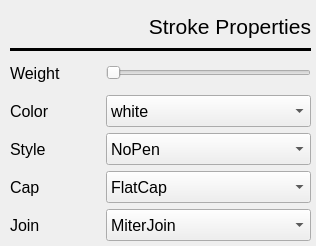
<?xml version="1.0" encoding="UTF-8"?>
<ui version="4.0">
 <class>GeometricPropertiesMenu</class>
 <widget class="QWidget" name="GeometricPropertiesMenu">
  <property name="geometry">
   <rect>
    <x>0</x>
    <y>0</y>
    <width>316</width>
    <height>246</height>
   </rect>
  </property>
  <property name="windowTitle">
   <string>Form</string>
  </property>
  <widget class="QWidget" name="layoutWidget">
   <property name="geometry">
    <rect>
     <x>10</x>
     <y>10</y>
     <width>301</width>
     <height>231</height>
    </rect>
   </property>
   <layout class="QVBoxLayout" name="verticalLayout">
    <item>
     <widget class="QLabel" name="label_6">
      <property name="font">
       <font>
        <pointsize>16</pointsize>
       </font>
      </property>
      <property name="text">
       <string>Stroke Properties</string>
      </property>
      <property name="alignment">
       <set>Qt::AlignRight|Qt::AlignTrailing|Qt::AlignVCenter</set>
      </property>
     </widget>
    </item>
    <item>
     <widget class="Line" name="line">
      <property name="frameShadow">
       <enum>QFrame::Plain</enum>
      </property>
      <property name="lineWidth">
       <number>3</number>
      </property>
      <property name="orientation">
       <enum>Qt::Horizontal</enum>
      </property>
     </widget>
    </item>
    <item>
     <layout class="QHBoxLayout" name="horizontalLayout">
      <item>
       <widget class="QLabel" name="label_3">
        <property name="sizePolicy">
         <sizepolicy hsizetype="Preferred" vsizetype="Preferred">
          <horstretch>0</horstretch>
          <verstretch>0</verstretch>
         </sizepolicy>
        </property>
        <property name="maximumSize">
         <size>
          <width>90</width>
          <height>16777215</height>
         </size>
        </property>
        <property name="font">
         <font>
          <pointsize>12</pointsize>
         </font>
        </property>
        <property name="text">
         <string>Weight</string>
        </property>
       </widget>
      </item>
      <item>
       <widget class="QSlider" name="penWeightSlider">
        <property name="sizePolicy">
         <sizepolicy hsizetype="Preferred" vsizetype="Preferred">
          <horstretch>0</horstretch>
          <verstretch>0</verstretch>
         </sizepolicy>
        </property>
        <property name="minimumSize">
         <size>
          <width>200</width>
          <height>30</height>
         </size>
        </property>
        <property name="minimum">
         <number>1</number>
        </property>
        <property name="maximum">
         <number>10</number>
        </property>
        <property name="orientation">
         <enum>Qt::Horizontal</enum>
        </property>
       </widget>
      </item>
     </layout>
    </item>
    <item>
     <layout class="QHBoxLayout" name="horizontalLayout_2">
      <item>
       <widget class="QLabel" name="label_2">
        <property name="sizePolicy">
         <sizepolicy hsizetype="Preferred" vsizetype="Preferred">
          <horstretch>0</horstretch>
          <verstretch>0</verstretch>
         </sizepolicy>
        </property>
        <property name="maximumSize">
         <size>
          <width>90</width>
          <height>16777215</height>
         </size>
        </property>
        <property name="font">
         <font>
          <pointsize>12</pointsize>
         </font>
        </property>
        <property name="text">
         <string>Color</string>
        </property>
       </widget>
      </item>
      <item>
       <widget class="QComboBox" name="penColorBox">
        <property name="sizePolicy">
         <sizepolicy hsizetype="Minimum" vsizetype="Preferred">
          <horstretch>0</horstretch>
          <verstretch>0</verstretch>
         </sizepolicy>
        </property>
        <property name="minimumSize">
         <size>
          <width>100</width>
          <height>30</height>
         </size>
        </property>
        <property name="font">
         <font>
          <pointsize>12</pointsize>
         </font>
        </property>
        <item>
         <property name="text">
          <string>white</string>
         </property>
        </item>
        <item>
         <property name="text">
          <string>black</string>
         </property>
        </item>
        <item>
         <property name="text">
          <string>red</string>
         </property>
        </item>
        <item>
         <property name="text">
          <string>green</string>
         </property>
        </item>
        <item>
         <property name="text">
          <string>blue</string>
         </property>
        </item>
        <item>
         <property name="text">
          <string>cyan</string>
         </property>
        </item>
        <item>
         <property name="text">
          <string>magenta</string>
         </property>
        </item>
        <item>
         <property name="text">
          <string>yellow</string>
         </property>
        </item>
        <item>
         <property name="text">
          <string>gray</string>
         </property>
        </item>
       </widget>
      </item>
     </layout>
    </item>
    <item>
     <layout class="QHBoxLayout" name="horizontalLayout_3">
      <item>
       <widget class="QLabel" name="label">
        <property name="sizePolicy">
         <sizepolicy hsizetype="Preferred" vsizetype="Preferred">
          <horstretch>0</horstretch>
          <verstretch>0</verstretch>
         </sizepolicy>
        </property>
        <property name="maximumSize">
         <size>
          <width>90</width>
          <height>16777215</height>
         </size>
        </property>
        <property name="font">
         <font>
          <pointsize>12</pointsize>
         </font>
        </property>
        <property name="text">
         <string>Style</string>
        </property>
       </widget>
      </item>
      <item>
       <widget class="QComboBox" name="penStyleBox">
        <property name="sizePolicy">
         <sizepolicy hsizetype="Minimum" vsizetype="Preferred">
          <horstretch>0</horstretch>
          <verstretch>0</verstretch>
         </sizepolicy>
        </property>
        <property name="minimumSize">
         <size>
          <width>100</width>
          <height>30</height>
         </size>
        </property>
        <property name="font">
         <font>
          <pointsize>12</pointsize>
         </font>
        </property>
        <item>
         <property name="text">
          <string>NoPen</string>
         </property>
        </item>
        <item>
         <property name="text">
          <string>SolidLine</string>
         </property>
        </item>
        <item>
         <property name="text">
          <string>DashLine</string>
         </property>
        </item>
        <item>
         <property name="text">
          <string>DotLine</string>
         </property>
        </item>
        <item>
         <property name="text">
          <string>DashDotLine</string>
         </property>
        </item>
        <item>
         <property name="text">
          <string>DashDotDotLine</string>
         </property>
        </item>
       </widget>
      </item>
     </layout>
    </item>
    <item>
     <layout class="QHBoxLayout" name="horizontalLayout_4">
      <item>
       <widget class="QLabel" name="label_5">
        <property name="sizePolicy">
         <sizepolicy hsizetype="Preferred" vsizetype="Preferred">
          <horstretch>0</horstretch>
          <verstretch>0</verstretch>
         </sizepolicy>
        </property>
        <property name="maximumSize">
         <size>
          <width>90</width>
          <height>16777215</height>
         </size>
        </property>
        <property name="font">
         <font>
          <pointsize>12</pointsize>
         </font>
        </property>
        <property name="text">
         <string>Cap</string>
        </property>
       </widget>
      </item>
      <item>
       <widget class="QComboBox" name="penCapBox">
        <property name="sizePolicy">
         <sizepolicy hsizetype="Minimum" vsizetype="Preferred">
          <horstretch>0</horstretch>
          <verstretch>0</verstretch>
         </sizepolicy>
        </property>
        <property name="minimumSize">
         <size>
          <width>100</width>
          <height>30</height>
         </size>
        </property>
        <property name="font">
         <font>
          <pointsize>12</pointsize>
         </font>
        </property>
        <item>
         <property name="text">
          <string>FlatCap</string>
         </property>
        </item>
        <item>
         <property name="text">
          <string>SquareCap</string>
         </property>
        </item>
        <item>
         <property name="text">
          <string>RoundCap</string>
         </property>
        </item>
       </widget>
      </item>
     </layout>
    </item>
    <item>
     <layout class="QHBoxLayout" name="horizontalLayout_5">
      <item>
       <widget class="QLabel" name="label_4">
        <property name="sizePolicy">
         <sizepolicy hsizetype="Preferred" vsizetype="Preferred">
          <horstretch>0</horstretch>
          <verstretch>0</verstretch>
         </sizepolicy>
        </property>
        <property name="maximumSize">
         <size>
          <width>90</width>
          <height>16777215</height>
         </size>
        </property>
        <property name="font">
         <font>
          <pointsize>12</pointsize>
         </font>
        </property>
        <property name="text">
         <string>Join</string>
        </property>
       </widget>
      </item>
      <item>
       <widget class="QComboBox" name="penJoinBox">
        <property name="sizePolicy">
         <sizepolicy hsizetype="Minimum" vsizetype="Preferred">
          <horstretch>0</horstretch>
          <verstretch>0</verstretch>
         </sizepolicy>
        </property>
        <property name="minimumSize">
         <size>
          <width>100</width>
          <height>30</height>
         </size>
        </property>
        <property name="font">
         <font>
          <pointsize>12</pointsize>
         </font>
        </property>
        <item>
         <property name="text">
          <string>MiterJoin</string>
         </property>
        </item>
        <item>
         <property name="text">
          <string>BevelJoin</string>
         </property>
        </item>
        <item>
         <property name="text">
          <string>RoundJoin</string>
         </property>
        </item>
       </widget>
      </item>
     </layout>
    </item>
   </layout>
  </widget>
 </widget>
 <resources/>
 <connections/>
</ui>
